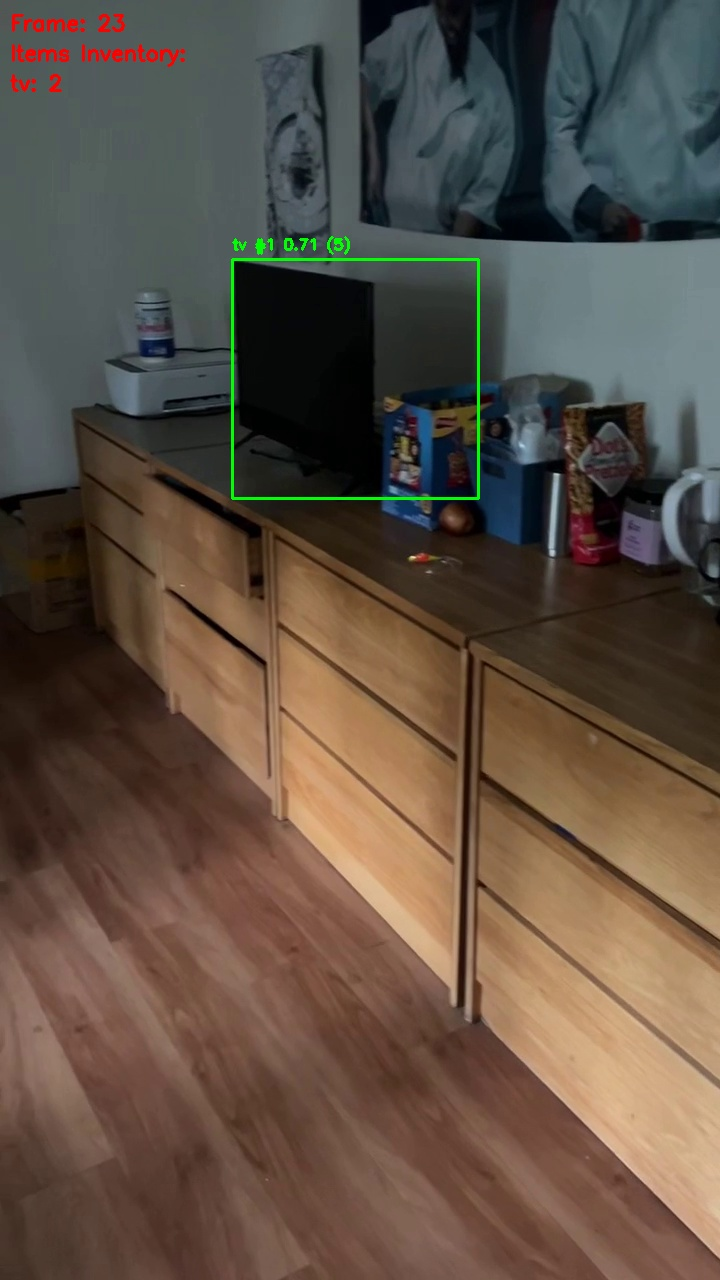
#> input picture backend/frames/displayFrame.jpg, 720 x 1280 px
$ python -i image_utils.py   (imports and definitions only)
#> lines starting #> are read from the running program, lines starting #| are printed output that depends on the picture
#> further down, picture is the input picture: shape (1280, 720, 3); mean B, G, R 68.1, 80, 93.7
"""
Image processing utilities for ClaimReady backend
"""

import base64
import io
import math
from PIL import Image
import cv2
import numpy as np

# [25 lines left out: functions pil_image_to_base64, pil_to_bytes, resize_image_maintain_aspect_ratio, not called in this run]

def to_grayscale_3ch(img):
    """Convert image to 3-channel grayscale"""
    return cv2.cvtColor(cv2.cvtColor(img, cv2.COLOR_BGR2GRAY), cv2.COLOR_GRAY2BGR)

def edge_overlay_canny(img, alpha=0.5):
    """Apply Canny edge detection overlay"""
#> called with alpha = 0.5
    edges = cv2.Canny(cv2.cvtColor(img, cv2.COLOR_BGR2GRAY), 50, 150)
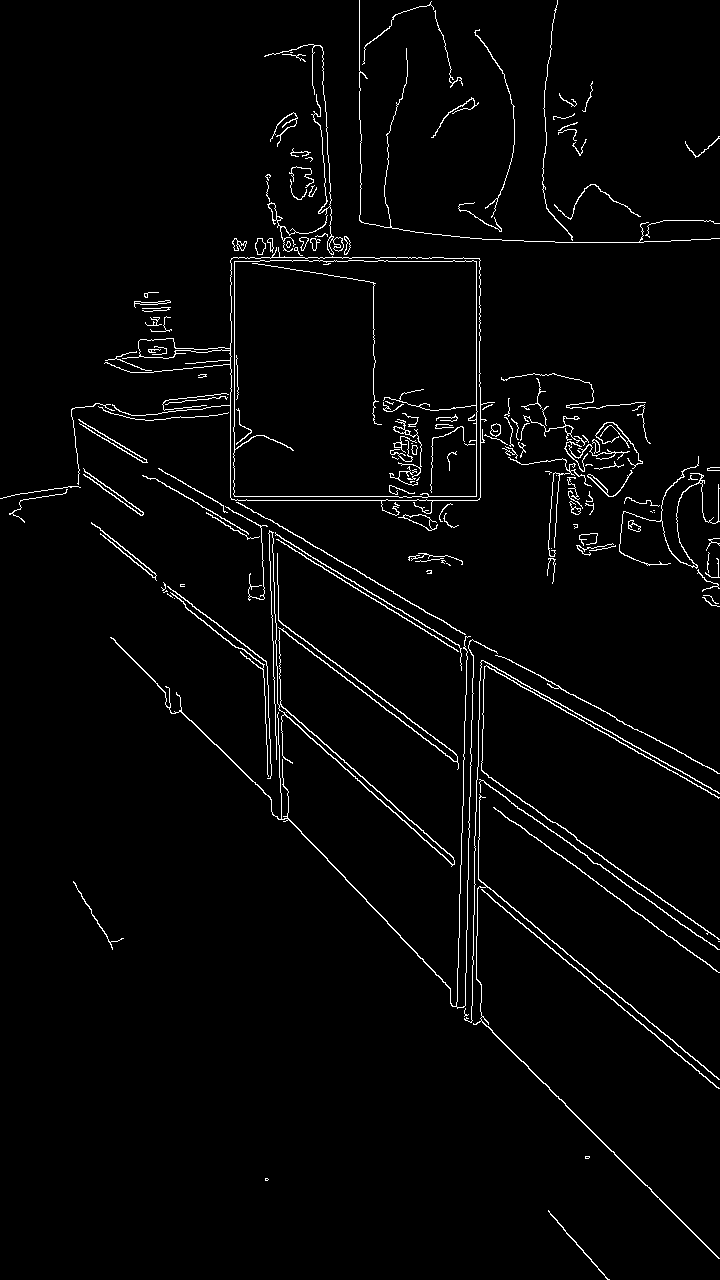
#> edges: shape (1280, 720); 2.6% white in thin lines or dots
    edges_3ch = cv2.cvtColor(edges, cv2.COLOR_GRAY2BGR)
#> edges_3ch: shape (1280, 720, 3); 2.6% white in thin lines or dots
    return cv2.addWeighted(img, 1-alpha, edges_3ch, alpha, 0)
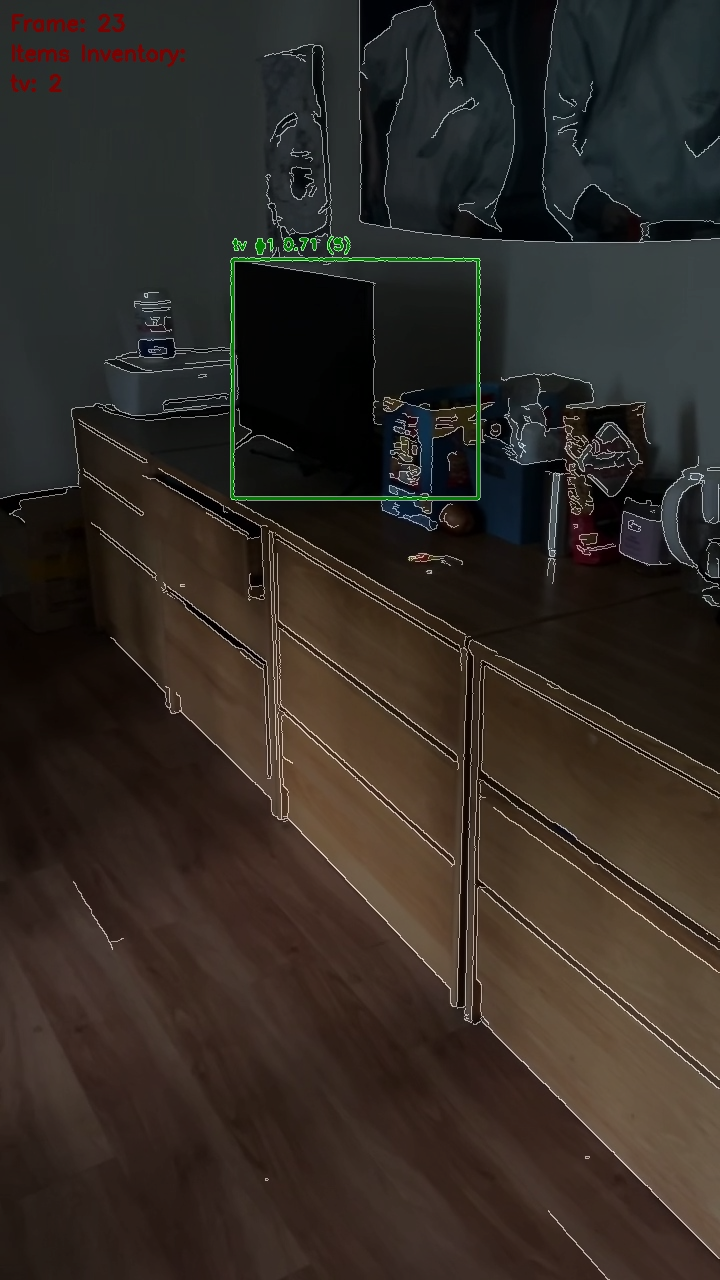
#> returned value: shape (1280, 720, 3); mean of channels 0, 1, 2 37.3, 43.3, 50.1; drawn as B, G, R

# [72 lines left out: functions pad_and_crop, dynamic_padding, get_clamped_padded_box, safe_price, format_category, to_python_type, not called in this run]

>>> import cv2
>>> picture = cv2.imread('frames/displayFrame.jpg')
>>> result = edge_overlay_canny(picture)
